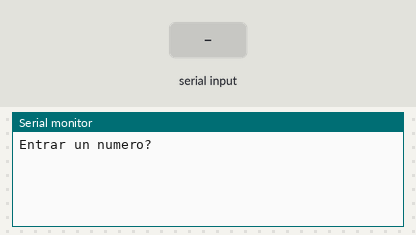
Recording of a sketch running on a simulated Arduino Uno, built with avr-gcc and run on an emulated ATmega328P. Parts: the last lines printed to the serial monitor. Inputs (shaded band) come from the test bench.

Above: at 1.2 s.
1.3 s: "90,45\n" received over Serial
At 2.5 s:
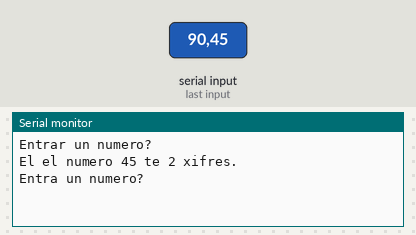
2.8 s: "30,150\n" received over Serial
At 3.9 s:
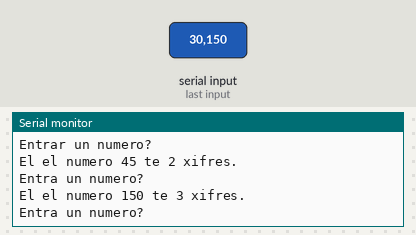

The sketch:

Number_communication_3.ino
```cpp
/**********************************************************************************
**                                                                               **
**                            Number communication 3                             **
**                                                                               **
** VALENTÍ ESPEJO RODRIGUEZ                                    05/03/2017        **
**********************************************************************************/

//******************************* INCLUDES ****************************************

//******************************* VARIABLES ***************************************
long numEntrat, num;
int numXifres;
//******************************** SETUP ******************************************
void setup() {
  Serial.begin(9600);// opens serial port, sets data rate to 9600 bps
  Serial.println("Entrar un numero?"); //first line on terminal
}
//********************************* LOOP ******************************************
void loop() {
  // if there's any serial available, read it:
  while (Serial.available() > 0)
  {
    // look for the next valid integer in the incoming serial stream:
    numEntrat = Serial.parseInt();//the number that I introduce
    num = numEntrat;
    numXifres = 0;

    // look for the newline. That's the end of your sentence:
    if (Serial.read() == '\n')
  {
      do
      {
        num = num / 10;//divide to 10 to know how many numbers
        numXifres++; //plus
      }
      while (num != 0);
      Serial.print("El el numero ");
      Serial.print(numEntrat);
      Serial.print(" te ");
      Serial.print(numXifres);
      Serial.println(" xifres.");//write the result
      Serial.println("");
      Serial.println("Entra un numero? ");
      //after this write again the first line and the program is ready
    }
  }
}
//******************************* FUNCIONS ****************************************
```

Measured:
- after the input at 1.3 s, the serial monitor: prints a new line at once (image 1)
- after the input at 2.8 s, the serial monitor: prints a new line at once (image 2)
